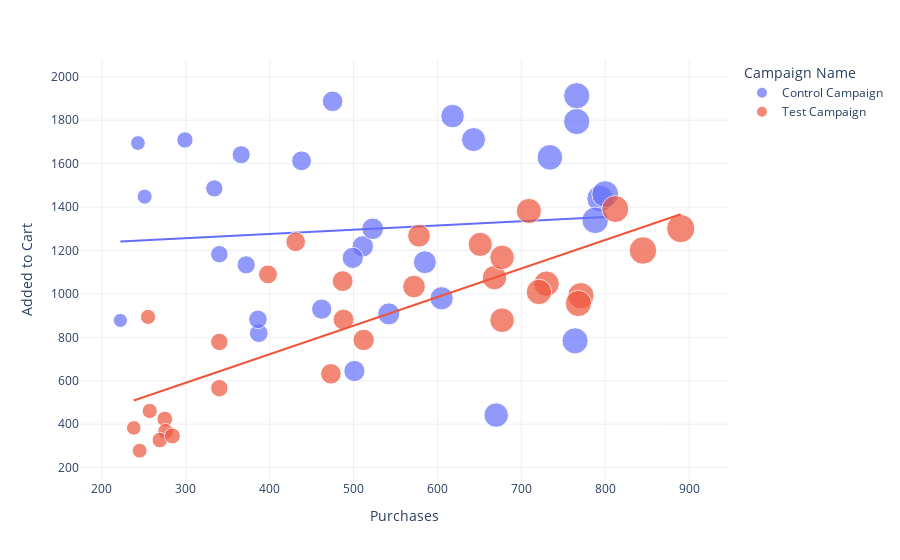

Write notebook code for a chart like this one.
### Markdown cell above
#### Relationship Between the Number of Products added to the cart and the Number of Sales from both campaigns:

### Code cell
figure = px.scatter(data_frame = data, 
                    x="Purchases",
                    y="Added to Cart", 
                    size="Purchases", 
                    color= "Campaign Name", 
                    trendline="ols")
figure.show()

### Figure 1 — Plotly figure (JSON) as saved in the notebook; plotly's stock layout.template omitted (floating-point values rounded to 4 significant figures)
{"data": [{"hovertemplate": "Campaign Name=Control Campaign<br>Purchases=%{marker.size}<br>Added to Cart=%{y}<extra></extra>", "legendgroup": "Control Campaign", "marker": {"color": "#636efa", "size": [618, 734, 475, 794, 766, 788, 366, 438, 222, 243, 542, 511, 299, 800, 387, 766, 585, 386, 251, 605, 643, 334, 372, 670, 340, 522.8, 764, 499, 462, 501], "sizemode": "area", "sizeref": 2.225, "symbol": "circle"}, "mode": "markers", "name": "Control Campaign", "orientation": "v", "showlegend": true, "type": "scatter", "x": [618, 734, 475, 794, 766, 788, 366, 438, 222, 243, 542, 511, 299, 800, 387, 766, 585, 386, 251, 605, 643, 334, 372, 670, 340, 522.8, 764, 499, 462, 501], "xaxis": "x", "y": [1819, 1629, 1887, 1439, 1794, 1339, 1641, 1613, 878, 1695, 908, 1219, 1709, 1460, 819, 1913, 1146, 883, 1448, 980, 1711, 1486, 1134, 442, 1183, 1300, 784, 1166, 930, 645], "yaxis": "y"}, {"hovertemplate": "<b>OLS trendline</b><br>Added to Cart = 0.194992 * Purchases + 1198.06<br>R<sup>2</sup>=0.007841<br><br>Campaign Name=Control Campaign<br>Purchases=%{x}<br>Added to Cart=%{y} <b>(trend)</b><extra></extra>", "legendgroup": "Control Campaign", "marker": {"color": "#636efa", "symbol": "circle"}, "mode": "lines", "name": "Control Campaign", "showlegend": false, "type": "scatter", "x": [222, 243, 251, 299, 334, 340, 366, 372, 386, 387, 438, 462, 475, 499, 501, 511, 522.8, 542, 585, 605, 618, 643, 670, 734, 764, 766, 766, 788, 794, 800], "xaxis": "x", "y": [1241.0, 1245.0, 1247.0, 1256.0, 1263.0, 1264.0, 1269.0, 1271.0, 1273.0, 1274.0, 1283.0, 1288.0, 1291.0, 1295.0, 1296.0, 1298.0, 1300.0, 1304.0, 1312.0, 1316.0, 1319.0, 1323.0, 1329.0, 1341.0, 1347.0, 1347.0, 1347.0, 1352.0, 1353.0, 1354.0], "yaxis": "y"}, {"hovertemplate": "Campaign Name=Test Campaign<br>Purchases=%{marker.size}<br>Added to Cart=%{y}<extra></extra>", "legendgroup": "Test Campaign", "marker": {"color": "#EF553B", "size": [255, 275, 668, 709, 812, 340, 398, 487, 238, 257, 512, 677, 730, 245, 276, 473, 269, 651, 284, 771, 721, 677, 578, 572, 340, 768, 488, 890, 431, 845], "sizemode": "area", "sizeref": 2.225, "symbol": "circle"}, "mode": "markers", "name": "Test Campaign", "orientation": "v", "showlegend": true, "type": "scatter", "x": [255, 275, 668, 709, 812, 340, 398, 487, 238, 257, 512, 677, 730, 245, 276, 473, 269, 651, 284, 771, 721, 677, 578, 572, 340, 768, 488, 890, 431, 845], "xaxis": "x", "y": [894, 424, 1075, 1382, 1391, 779, 1090, 1059, 383, 461, 788, 879, 1047, 278, 367, 632, 327, 1228, 346, 992, 1009, 1168, 1268, 1034, 566, 956, 882, 1301, 1240, 1200], "yaxis": "y"}, {"hovertemplate": "<b>OLS trendline</b><br>Added to Cart = 1.31545 * Purchases + 195.879<br>R<sup>2</sup>=0.637951<br><br>Campaign Name=Test Campaign<br>Purchases=%{x}<br>Added to Cart=%{y} <b>(trend)</b><extra></extra>", "legendgroup": "Test Campaign", "marker": {"color": "#EF553B", "symbol": "circle"}, "mode": "lines", "name": "Test Campaign", "showlegend": false, "type": "scatter", "x": [238, 245, 255, 257, 269, 275, 276, 284, 340, 340, 398, 431, 473, 487, 488, 512, 572, 578, 651, 668, 677, 677, 709, 721, 730, 768, 771, 812, 845, 890], "xaxis": "x", "y": [509.0, 518.2, 531.3, 533.9, 549.7, 557.6, 558.9, 569.5, 643.1, 643.1, 719.4, 762.8, 818.1, 836.5, 837.8, 869.4, 948.3, 956.2, 1052.0, 1075.0, 1086.0, 1086.0, 1129.0, 1144.0, 1156.0, 1206.0, 1210.0, 1264.0, 1307.0, 1367.0], "yaxis": "y"}], "layout": {"legend": {"itemsizing": "constant", "title": {"text": "Campaign Name"}, "tracegroupgap": 0}, "margin": {"t": 60}, "xaxis": {"anchor": "y", "domain": [0, 1], "title": {"text": "Purchases"}}, "yaxis": {"anchor": "x", "domain": [0, 1], "title": {"text": "Added to Cart"}}}}
